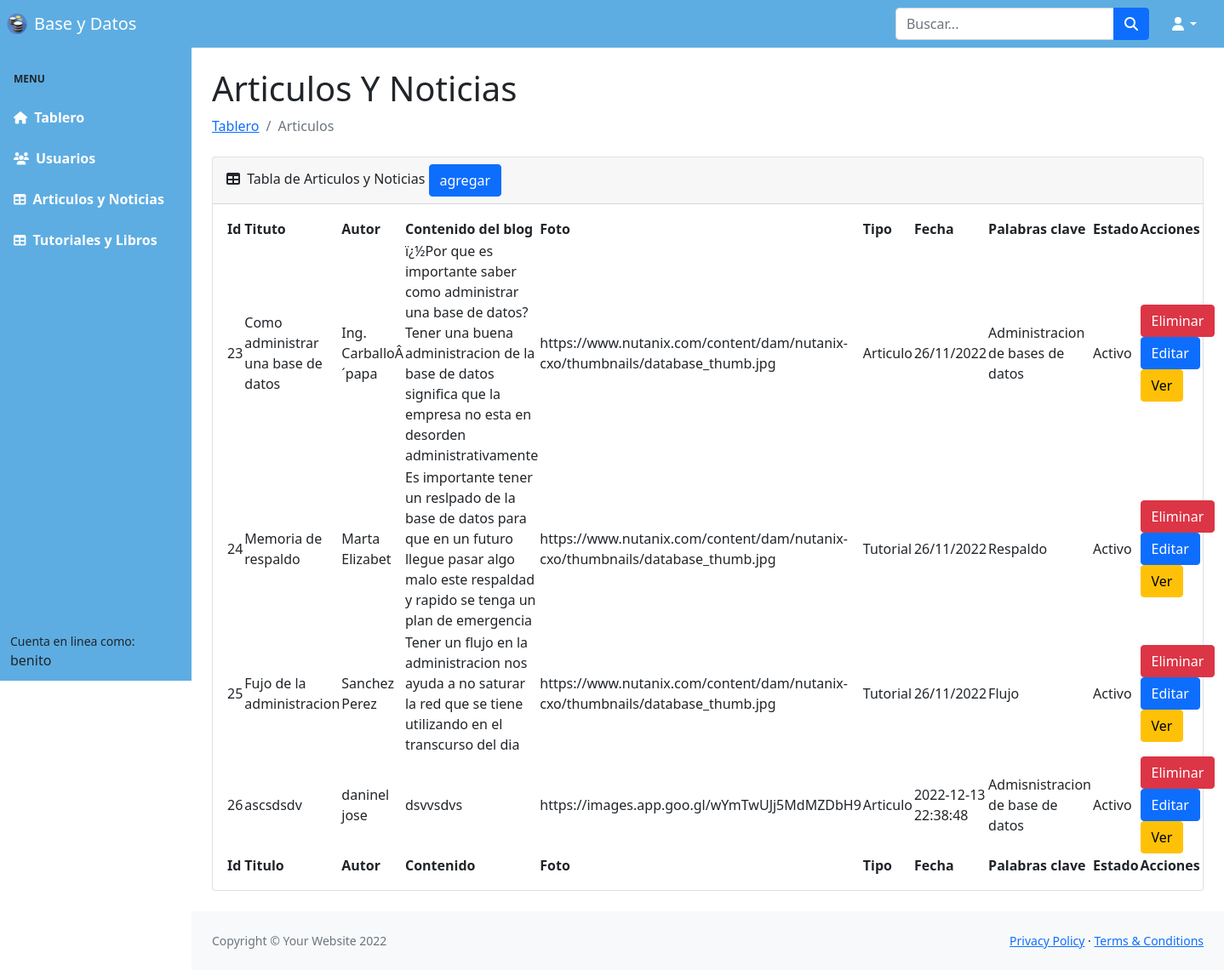
The app's page /pgadminphp/articulos.php (signed in) with its own data.
### tables this page shows
CREATE TABLE IF NOT EXISTS `articulos` (
  `id` int(11) NOT NULL AUTO_INCREMENT,
  `title` varchar(200) NOT NULL,
  `author` varchar(200) NOT NULL,
  `content` varchar(1200) NOT NULL,
  `photo` varchar(7000) NOT NULL,
  `date` varchar(200) NOT NULL,
  `keywords` varchar(200) NOT NULL,
  `state` int(11) NOT NULL,
  `tipo` varchar(50) NOT NULL,
  PRIMARY KEY (`id`)
);

### pgadminphp/php/connection.php (called while the page is built, shortened)
<?php
class Db{
  private $host = "localhost";
  private $user = "root";
  private $pass = "";
  private $db = "practica";
  public $connection;
  public function __construct()
  {
    $this->connection = new mysqli($this->host, $this->user, $this->pass, $this->db) or die(mysqli_error($this->connection));
  }
  public function buscar($tabla, $condicion){
    $resultado = $this->connection->query("SELECT * FROM $tabla WHERE $condicion") or die($this->connection->error);
    if($resultado){
      return $resultado->fetch_all(MYSQLI_ASSOC);
    }
    return false;
  }
}
?>

### pgadminphp/articulos.php (the view, shortened to what this page needs)
<?php
require("./php/connection.php");
?>
<!DOCTYPE html>
<html lang="es">
<head>
    <link href="https://cdn.jsdelivr.net/npm/simple-datatables@latest/dist/style.css" rel="stylesheet" />
  <link rel="stylesheet" href="./css/boostrap.css" />
</head>
<body class="sb-nav-fixed">
    <?php include 'nav.php'; ?>
    <div id="layoutSidenav">
        <?php include 'sidebar.php'; ?>
        <div id="layoutSidenav_content">
            <main>
                <div class="container-fluid px-4">
                    <h1 class="mt-4">Articulos Y Noticias</h1>
                    <ol class="breadcrumb mb-4">
                    <li class="breadcrumb-item"><a href="./panel.php">Tablero</a></li>
<li class="breadcrumb-item active">Articulos</li>
                    </ol>
                    <div class="card mb-4">
                        <div class="card-header">
                            <i class="fas fa-table me-1"></i>
                           Tabla de Articulos y Noticias
                            <a  href="articleform.php"
                           ><button style="text-align: right;" type="button" class="btn btn-primary">agregar</button></a></div>
                        <div class="card-body">
                            <table id="datatablesSimple">
                                <thead>
                                    <tr>
                                        <th>Id</th>
                                        <th>Tituto</th>
                                        <th>Autor</th>
                                        <th>Contenido del blog</th>
                                        <th>Foto</th>
                                        <th>Tipo</th>
                                        <th>Fecha</th>
                                        <th>Palabras clave</th>
                                        <th>Estado</th>
                                        <th>Acciones</th>
                                    </tr>
                                </thead>
                                <tfoot>
                                    <tr>
                                        <th>Id</th>
                                        <th>Titulo</th>
                                        <th>Autor</th>
                                        <th>Contenido</th>
                                        <th>Foto</th>
                                        <th>Tipo</th>
                                        <th>Fecha</th>
                                        <th>Palabras clave</th>
                                        <th>Estado</th>
                                        <th>Acciones</th>
                                    </tr>
                                </tfoot>
                                <tbody>
                                    <?php
                                    $db = new Db();
                                    $resultado = $db->buscar("articulos", "id>0");
                                    foreach ($resultado as $art) {
                                        $tipo = $art["tipo"] == 1 ? "Articulo" : "Tutorial";
                                        $state = $art["state"] == 1 ? "Activo" : "Inactivo";
                                        echo <<<EOT
                                      <tr>
                                      <td>{$art["id"]}</td>
                                         <td>{$art["title"]}</td>
                                         <td>{$art["author"]}</td>
                                         <td>{$art["content"]}</td>
                                         <td>{$art["photo"]}</td>
                                         <td>$tipo</td>
                                         <td>{$art["date"]}</td>
                                         <td>{$art["keywords"]}</td>
                                         <td>$state</td>
                                         <td>
                                         <a href="./php/deletearticle.php?id={$art["id"]}" class="btn btn-danger">Eliminar</a>
                                            <a href="./editarticleform.php?id={$art["id"]}" class="btn btn-primary" >Editar</a>
                                            <a href="./verarticle.php?id={$art["id"]}" class="btn btn-warning" >Ver</a>
                                         </td>
                                        </tr>
                                      EOT;
                                    }
                                    ?>
                                </tbody>
                            </table>
                        </div>
                    </div>
                </div>
            </main>
            <footer class="py-4 bg-light mt-auto">
                <div class="container-fluid px-4">
                    <div class="d-flex align-items-center justify-content-between small">
                        <div class="text-muted">Copyright &copy; Your Website 2022</div>
                        <div>
                            <a href="#">Privacy Policy</a>
                            &middot;
                            <a href="#">Terms &amp; Conditions</a>
                        </div>
                    </div>
                </div>
            </footer>
        </div>
    </div>
</body>
</html>

### pgadminphp/nav.php (shortened to what this page needs)
<nav class="sb-topnav navbar navbar-expand "style="background-color: #5DADE2 ;">
            <img src="./img/logo.png" alt="Profile Picture" class="img-responsive img-rounded px-1" style="max-width: 40px" />
      <a class="navbar-brand" href="panel.php" style="color: white">Base y Datos</a>
            <form class="d-none d-md-inline-block form-inline ms-auto me-0 me-md-3 my-2 my-md-0">
                <div class="input-group">
                    <input class="form-control" type="text" placeholder="Buscar..." aria-label="Search for..." aria-describedby="btnNavbarSearch" />
                    <button class="btn btn-primary"  style="color: white;"  id="btnNavbarSearch" type="button"><i class="fas fa-search"></i></button>
                </div>
            </form>
            <ul class="navbar-nav ms-auto ms-md-0 me-3 me-lg-4">
                <li class="nav-item dropdown">
                    <a class="nav-link dropdown-toggle" id="navbarDropdown" href="#"  style="color: white;" role="button" data-bs-toggle="dropdown" aria-expanded="false"><i class="fas fa-user fa-fw"></i></a>
                </li>
            </ul>
        </nav>

### pgadminphp/sidebar.php
<div id="layoutSidenav_nav">
                <nav class="sb-sidenav accordion " style="background-color: #5DADE2 ;" id="sidenavAccordion">
                    <div class="sb-sidenav-menu">
                        <div class="nav">
                            <div class="sb-sidenav-menu-heading">Menu</div>
                            <a class="nav-link" href="panel.php">
                                <div class="sb-nav-link-icon"style="color:white"><i class="fa-solid fa-house"></i></i></div>
                               <b style="color:white"> Tablero </b>
                            </a>
                            <a class="nav-link" href="users.php">
                                <div class="sb-nav-link-icon" style="color:white"><i class="fas fa-users"></i></div>
                                <b style="color:white">  Usuarios</b>
                            </a>
                            <a class="nav-link" href="articulos.php">
                                <div class="sb-nav-link-icon" style="color:white"><i class="fas fa-table"></i></div>
                                <b style="color:white"> Articulos y Noticias</b>
                            </a>
                            <a class="nav-link" href="tutos.php">
                                <div class="sb-nav-link-icon" style="color:white"><i class="fas fa-table"></i></div>
                                <b style="color:white"> Tutoriales y Libros</b>
                            </a>
                        </div>
                    </div>
                    <div class="sb-sidenav-footer">
                        <div class="small">Cuenta en linea como:</div>
                        <?php echo $_SESSION["name"] ?>
                    </div>
                </nav>
            </div>

### records on screen
articulos: id "23", title "Como administrar una base de datos", author "Ing. CarballoÂ´papa", content "ï¿½Por que es importante saber como administrar una base de datos? Tener una buena administracion de la base de datos significa que la empresa no esta en desorden administrativamente", photo "https://www.nutanix.com/content/dam/nutanix-cxo/thumbnails/database_thumb.jpg", tipo "Articulo", date "26/11/2022", keywords "Administracion de bases de datos", state "Activo"
articulos: id "24", title "Memoria de respaldo", author "Marta Elizabet", content "Es importante tener un reslpado de la base de datos para que en un futuro llegue pasar algo malo este respaldad y rapido se tenga un plan de emergencia", photo "https://www.nutanix.com/content/dam/nutanix-cxo/thumbnails/database_thumb.jpg", tipo "Tutorial", date "26/11/2022", keywords "Respaldo", state "Activo"
articulos: id "25", title "Fujo de la administracion", author "Sanchez Perez", content "Tener un flujo en la administracion nos ayuda a no saturar la red que se tiene utilizando en el transcurso del dia", photo "https://www.nutanix.com/content/dam/nutanix-cxo/thumbnails/database_thumb.jpg", tipo "Tutorial", date "26/11/2022", keywords "Flujo", state "Activo"
articulos: id "26", title "ascsdsdv", author "daninel jose", content "dsvvsdvs", photo "https://images.app.goo.gl/wYmTwUJj5MdMZDbH9", tipo "Articulo", date "2022-12-13 22:38:48", keywords "Admisnistracion de base de datos", state "Activo"

### other values on screen
$_SESSION["name"] "benito"
